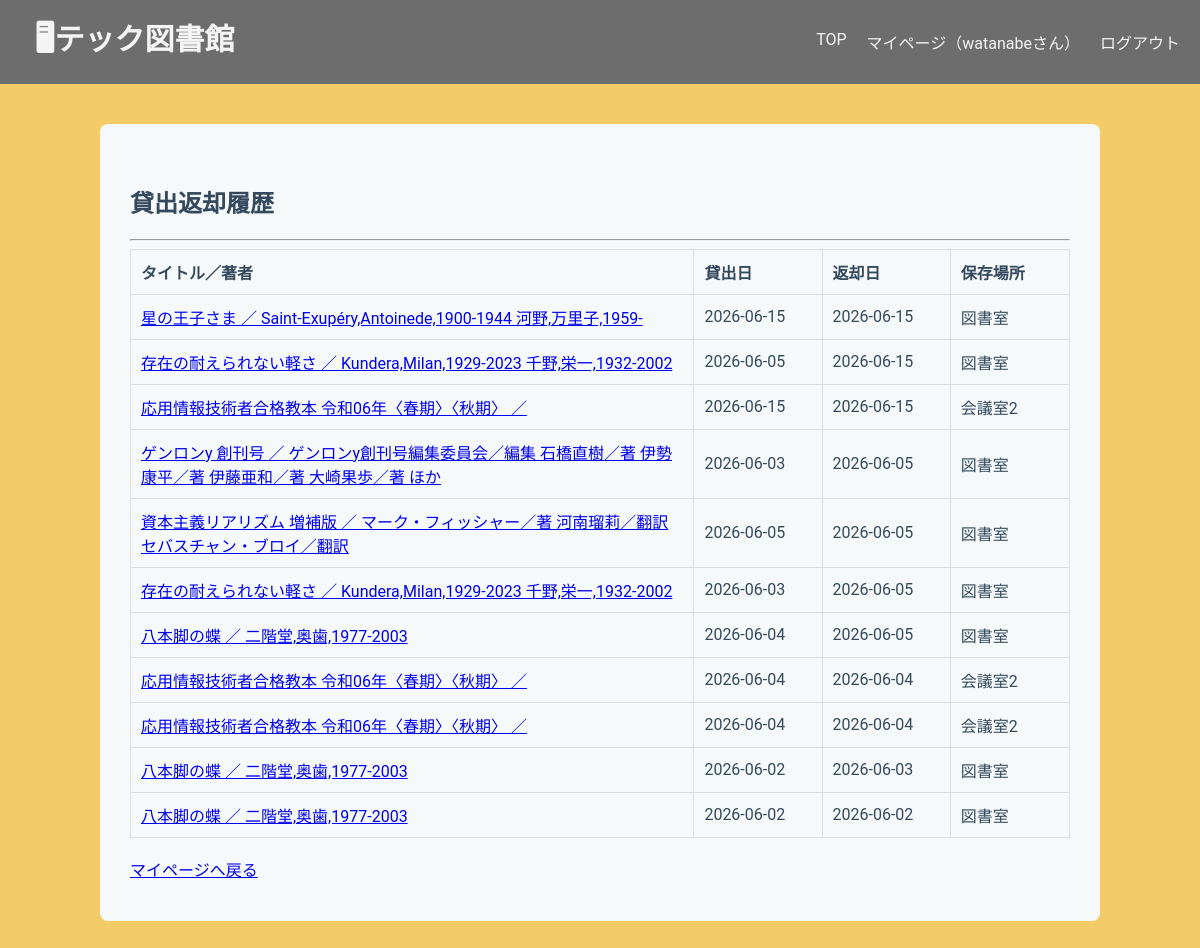
/library/history/ (signed in), run on an earlier commit of the app's database.
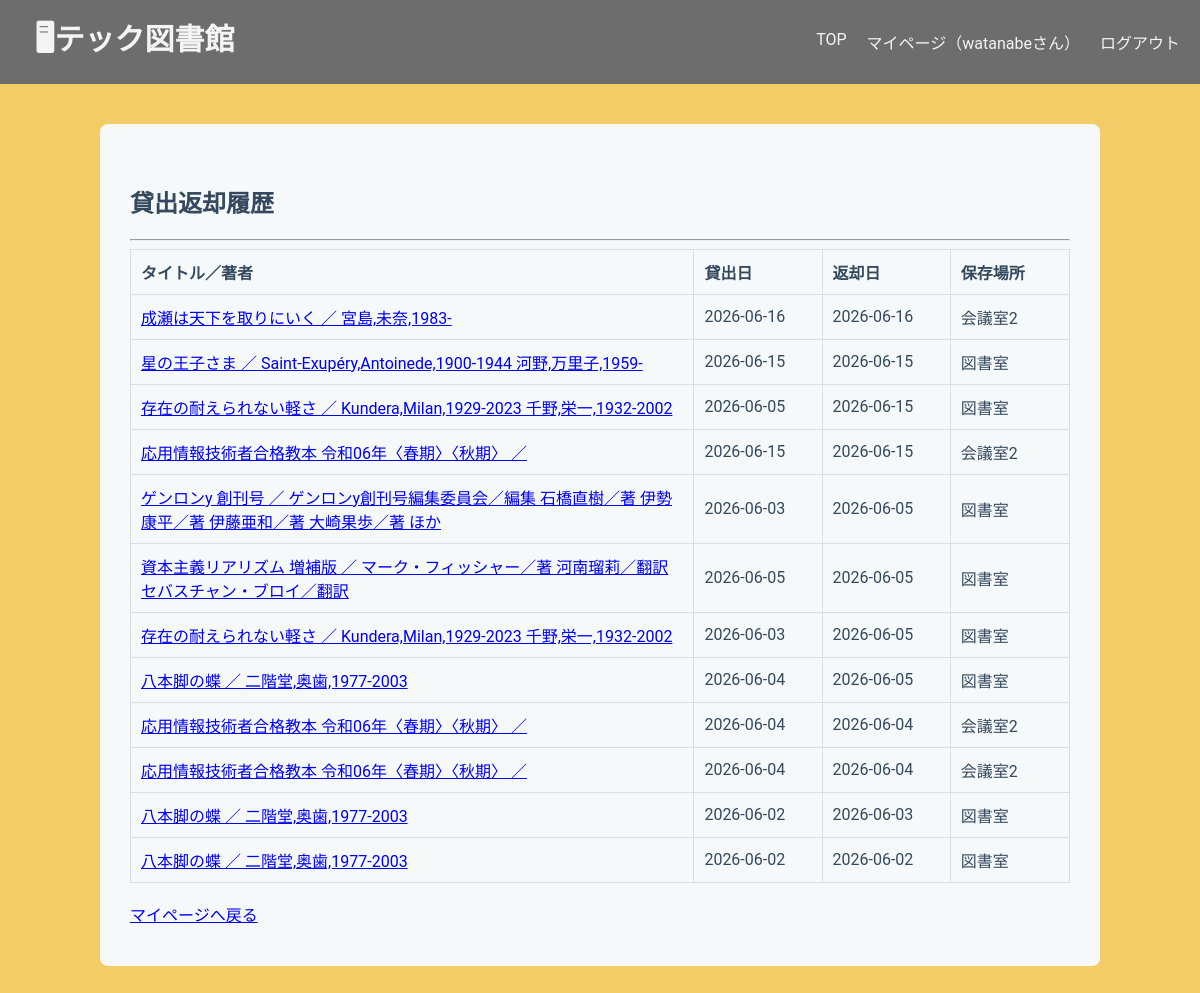
And on a later commit of the database.
### libraryapp/models.py (models this page shows, shortened)
class Borrow(models.Model):
    user = models.ForeignKey(User, on_delete=models.CASCADE)
    stock = models.ForeignKey(
        Stock,
        on_delete=models.PROTECT,
        related_name="borrows"
    )
    borrowed_at = models.DateTimeField(default=timezone.now)
    due_date = models.DateField()
    returned_at = models.DateTimeField(null=True, blank=True)

class Stock(models.Model):
    book = models.ForeignKey(
        Book,
        on_delete=models.CASCADE,
        related_name="stocks"
    )
    location = models.ForeignKey(
        Location,
        on_delete=models.PROTECT,
        related_name="stocks"
    )
    is_available = models.BooleanField(default=True)

class Book(models.Model):
    isbn = models.CharField(
        max_length=17,
        help_text='ISBN-10 または ISBN-13（ハイフン可）',
        verbose_name='ISBN',
        unique=True,
    )
    title = models.CharField(max_length=200, blank=True)
    author = models.CharField(max_length=200, null=True, blank=True)
    publisher = models.CharField(max_length=200, null=True, blank=True)
    publication_date = models.DateField(null=True, blank=True)
    description = models.TextField(null=True, blank=True)
    cover_url = models.URLField(null=True, blank=True)
    edition_number = models.IntegerField(default=1)

class Location(models.Model):
    name = models.CharField(max_length=100)
    def __str__(self):
        return self.name

### libraryapp/views.py (the view)
# urls.py: path("history/", views.BorrowHistoryView.as_view(), name="borrow_history"),
class BorrowHistoryView(LoginRequiredMixin, ListView):
    model = Borrow
    template_name = "libraryapp/borrow_history.html"
    context_object_name = "histories"
    def get_queryset(self):
        return (
            Borrow.objects.filter(
                user=self.request.user,
                returned_at__isnull=False
            )
            .select_related("stock__book")
            .order_by("-returned_at")
        )

### templates/libraryapp/borrow_history.html (shortened to what this page needs)
{% extends "libraryapp/base.html" %}
{% block content %}
<h2>貸出返却履歴</h2>
<hr>
<table>
    <tr>
        <th class="history-title">タイトル／著者</th>
        <th class="history-date">貸出日</th>
        <th class="history-date">返却日</th>
        <th class="history-location">保存場所</th>
    </tr>
    {% for history in histories %}
    <tr>
        <td>
            <a href="{% url 'book_detail' history.stock.book.id %}">
                {{ history.stock.book.title }}
                ／
                {{ history.stock.book.author }}
            </a>
        </td>
        <td>
            {{ history.borrowed_at|date:"Y-m-d" }}
        </td>
        <td>
            {{ history.returned_at|date:"Y-m-d" }}
        </td>
        <td>
            {{ history.stock.location }}
        </td>
    </tr>
    {% empty %}
    <tr>
        <td colspan="3">
            貸出履歴はありません。
        </td>
    </tr>
    {% endfor %}
</table>
<br>
<a href="{% url 'mypage' %}">
    マイページへ戻る
</a>
{% endblock %}

What changed in the data, as far as the page shows it:
added Borrow: stock.book "成瀬は天下を取りにいく", stock.book.author "宮島,未奈,1983-", borrowed_at "2026-06-16", returned_at "2026-06-16", stock.location "会議室2"
